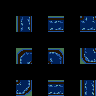

This game map was drawn from its Tiled (.tmx) file and the tilesets committed beside it. A one-line description and the full map source follow:
An orthogonal 6x6 tile map with 16x16 px tiles, 2 tile layers (regions, input_Inter) and 9 objects (9x water).

<map version="1.0" tiledversion="1.0.3" orientation="orthogonal" renderorder="right-down" width="6" height="6" tilewidth="16" tileheight="16" nextobjectid="13">
 <tileset firstgid="1" source="maintileset.tsx" />
 <layer name="regions" width="6" height="6">
  <data encoding="csv">
0,0,0,0,0,0,
0,33,0,33,0,33,
0,0,0,0,0,0,
0,33,0,33,0,33,
0,0,0,0,0,0,
0,33,0,33,0,33
</data>
 </layer>
 <layer name="input_Inter" width="6" height="6">
  <data encoding="csv">
0,0,0,0,0,0,
0,63,0,62,0,65,
0,0,0,0,0,0,
0,71,0,72,0,73,
0,0,0,0,0,0,
0,74,0,61,0,64
</data>
 </layer>
 <objectgroup name="output_Reactive">
  <object id="1" name="water" type="water" x="16" y="16" width="16" height="16" />
  <object id="5" name="water" type="water" x="48" y="16" width="16" height="16" />
  <object id="6" name="water" type="water" x="80" y="16" width="16" height="16" />
  <object id="7" name="water" type="water" x="80" y="48" width="16" height="16" />
  <object id="8" name="water" type="water" x="16" y="48" width="16" height="16" />
  <object id="9" name="water" type="water" x="48" y="48" width="16" height="16" />
  <object id="10" name="water" type="water" x="80" y="80" width="16" height="16" />
  <object id="11" name="water" type="water" x="16" y="80" width="16" height="16" />
  <object id="12" name="water" type="water" x="48" y="80" width="16" height="16" />
 </objectgroup>
</map>
